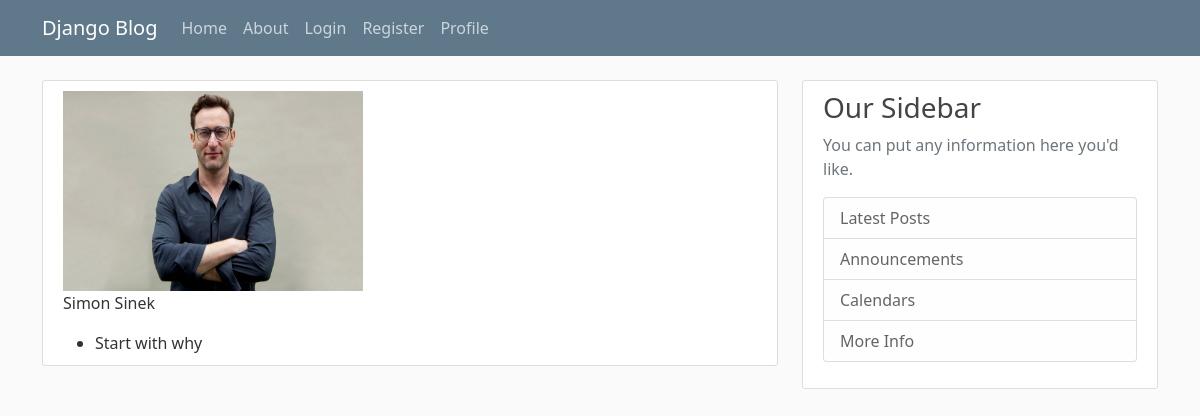
Page /creator/6/ on the committed database.
### blog/models.py (models this page shows, shortened)
class Creator(models.Model):
    name = models.CharField(max_length=255)
    photo = models.ImageField(default='default.jpg', upload_to='author_pics', null=True, blank=True)

class Post(models.Model):
    image = models.ImageField(default='default.jpg', upload_to = 'post_pics')
    title = models.CharField(max_length = 100)
    content = models.TextField(default=None)
    creator = models.ForeignKey(Creator, on_delete=models.CASCADE, related_name='post')
    date_posted = models.DateTimeField(default = timezone.now)
    author = models.ForeignKey(User, on_delete = models.CASCADE)

### blog/views.py (the view)
# urls.py: path('creator/<int:pk>/', views.creator, name='blog-creator'),
def creator(request, pk):
    creator = Creator.objects.get(pk=pk)
    context = {
        'creator': creator,
    }
    return render(request, 'blog/creator.html', context)

### blog/templates/blog/creator.html (shortened to what this page needs)
{% extends "blog/base.html" %}
{% block content %}
        <article class="media content-section">
        <div class="media-body">
            <img src="{{ creator.photo.url }}" alt="Photo of author" width="300" height="200">
            <p class="article-content">{{ creator.name }}</p>
            {% if creator.post %}
                <ul>
                    {% for post in creator.post.all %}
                        <li>{{post.title}}</li>
                    {% endfor %}
                </ul>
            {% endif %}
        </div>
        </article>
{% endblock content %}

### blog/static/blog/main.css (style rules this page uses)
body { background: #fafafa; color: #333333; margin-top: 5rem; }
ul { margin: 0; }
.content-section { background: #ffffff; padding: 10px 20px; border: 1px solid #dddddd; border-radius: 3px; margin-bottom: 20px; }
.article-content { white-space: pre-line; }

### rows in the picture
Creator: photo (picture), name "Simon Sinek"
Post: title "Start with why"
